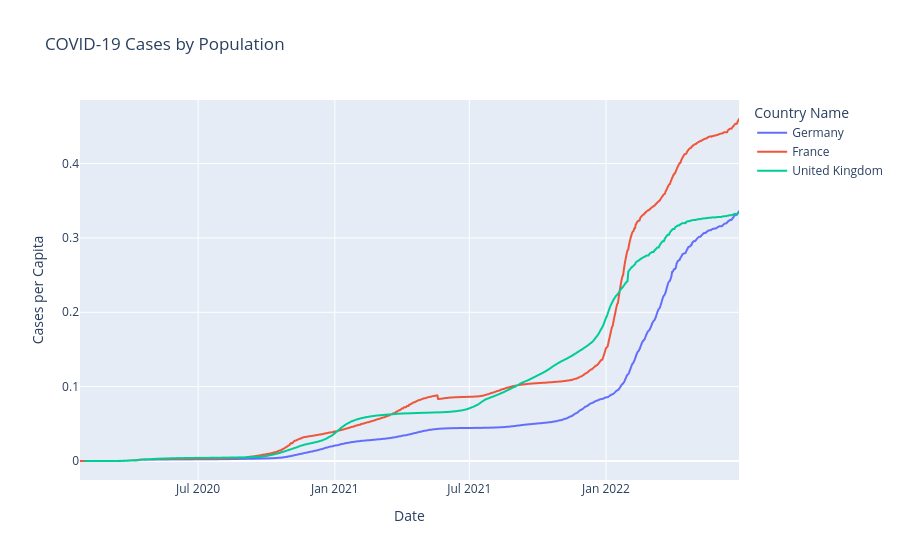

This figure's notebook cell:
### Markdown cell above
### Create Plot of Covid Cases

### Code cell
fig_cases = px.line(data_comb,x="date",y="cases_per_pop", color='location', title= 'COVID-19 Cases by Population', 
                        labels={"date":"Date","cases_per_pop":"Cases per Capita","location":"Country Name"})
    fig_cases.show()

### Figure 1 — Plotly figure (JSON) as saved in the notebook; plotly's stock layout.template omitted (floating-point values rounded to 4 significant figures; data arrays with more than 128 entries replaced by an {"elided": "..."} marker saying what was removed)
{"data": [{"hovertemplate": "Country Name=Germany<br>Date=%{x}<br>Cases per Capita=%{y}<extra></extra>", "legendgroup": "Germany", "line": {"color": "#636efa", "dash": "solid"}, "marker": {"symbol": "circle"}, "mode": "lines", "name": "Germany", "showlegend": true, "type": "scattergl", "x": {"elided": "885 str values"}, "xaxis": "x", "y": {"elided": "885 float values"}, "yaxis": "y"}, {"hovertemplate": "Country Name=France<br>Date=%{x}<br>Cases per Capita=%{y}<extra></extra>", "legendgroup": "France", "line": {"color": "#EF553B", "dash": "solid"}, "marker": {"symbol": "circle"}, "mode": "lines", "name": "France", "showlegend": true, "type": "scattergl", "x": {"elided": "888 str values"}, "xaxis": "x", "y": {"elided": "888 float values"}, "yaxis": "y"}, {"hovertemplate": "Country Name=United Kingdom<br>Date=%{x}<br>Cases per Capita=%{y}<extra></extra>", "legendgroup": "United Kingdom", "line": {"color": "#00cc96", "dash": "solid"}, "marker": {"symbol": "circle"}, "mode": "lines", "name": "United Kingdom", "showlegend": true, "type": "scattergl", "x": {"elided": "881 str values"}, "xaxis": "x", "y": {"elided": "881 float values"}, "yaxis": "y"}], "layout": {"legend": {"title": {"text": "Country Name"}, "tracegroupgap": 0}, "title": {"text": "COVID-19 Cases by Population"}, "xaxis": {"anchor": "y", "domain": [0, 1], "title": {"text": "Date"}}, "yaxis": {"anchor": "x", "domain": [0, 1], "title": {"text": "Cases per Capita"}}}}
